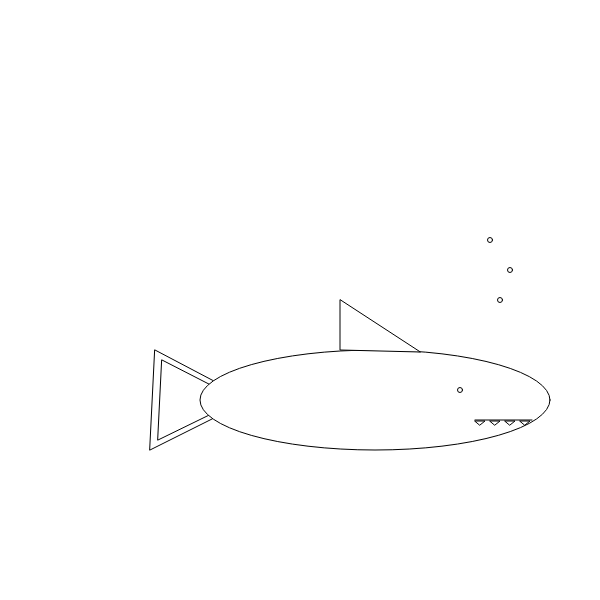
Frame 1 (no input)
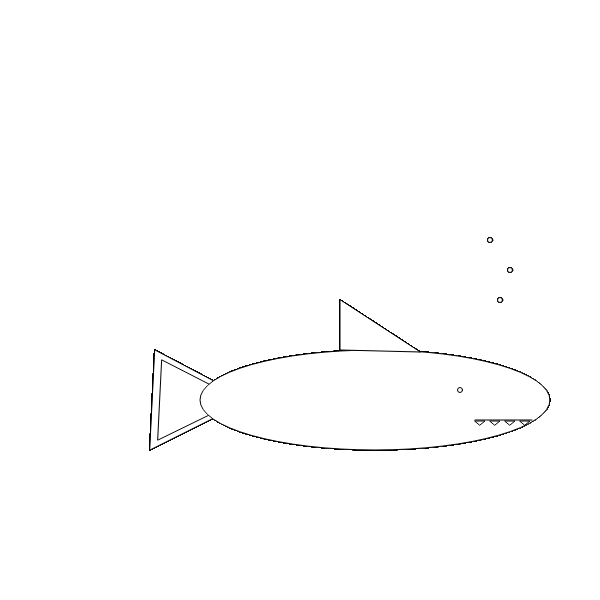
Frame 60 (no input)
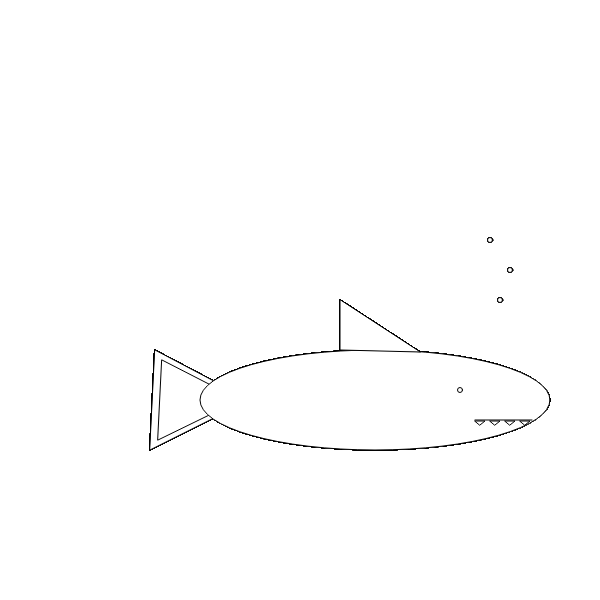
Frame 120 (the mouse pressed at the canvas centre since frame 60)

The p5.js sketch that drew these frames (run headless with seeded random() and noise() and a simulated clock; from frame 60 on, the mouse is pressed at the canvas centre):

// p5.js sketch
// ── sketch.js
function setup() {
  createCanvas(600, 600); // build canvas
}

function draw() {
  triangle(155, 350, 250, 400, 150, 450); // draw the shark tail
  triangle(162, 360, 240, 400, 158, 440); // draw inside of shark's tail
  ellipse(375, 400, 350, 100); // draw the shark body
  triangle(340, 300, 340, 350, 420, 352); // draw the shark fin
  ellipse(460, 390, 5, 5); // draw the eye
  line(475, 420, 532, 420); // draw the mouth
  triangle(475, 421, 485, 421, 480, 425); // draw a tooth
  triangle(490, 421, 500, 421, 495, 425); // draw a tooth
  triangle(505, 421, 515, 421, 510, 425); // draw a tooth
  triangle(520, 421, 530, 421, 525, 425); // draw a tooth
  ellipse(500, 300, 5, 5); // draw an air bubble
  ellipse(510, 270, 5, 5); // draw an air bubble
  ellipse(490, 240, 5, 5); // draw an air bubble
}
